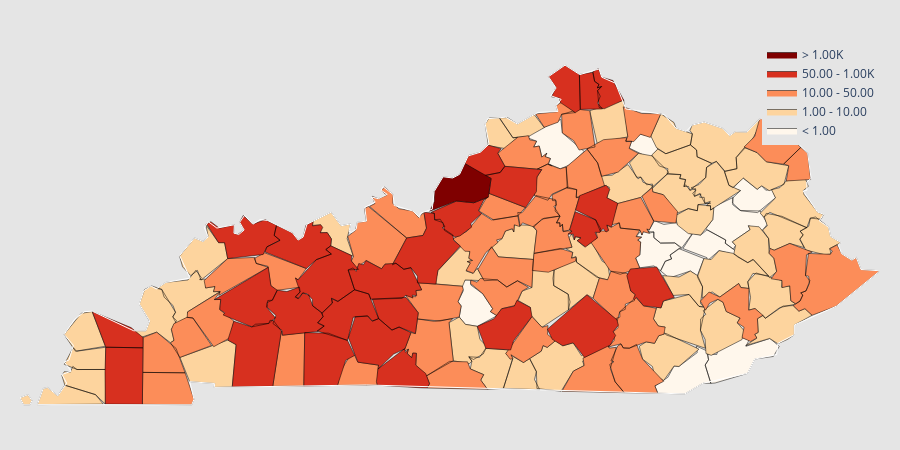

Notebook cell for this chart:
### Code cell
fig = go.Figure()
colorscale = ["#fff7ec","#fdd49e","#fc8d59","#d7301f","#7f0000"]

fig = ff.create_choropleth(fips=state_covid_df['FIPS'].to_list(), values=state_covid_df['Confirmed Count'].to_list(), 
                           scope=['KY'], binning_endpoints=[1, 10, 50, 1000],
                           colorscale=colorscale, show_hover=True,
                           plot_bgcolor='rgb(229,229,229)',
                           paper_bgcolor='rgb(229,229,229)',
                           county_outline={'color': 'rgb(0,0,0)', 'width': 0.5},
                           state_outline={'color': 'rgb(255,255,255)', 'width': 1},
                           exponent_format=True)
#fig.update_layout(template='seaborn')
fig.show()

### Figure 1 — Plotly figure (JSON) as saved in the notebook; plotly's stock layout.template omitted (floating-point values rounded to 4 significant figures; data arrays with more than 128 entries replaced by an {"elided": "..."} marker saying what was removed)
{"data": [{"fill": "toself", "fillcolor": "#fff7ec", "hoverinfo": "none", "line": {"color": "rgb(0,0,0)", "width": 0.5}, "mode": "lines", "name": "< 1.00", "type": "scatter", "x": {"elided": "165 float values"}, "y": {"elided": "165 float values"}}, {"fill": "toself", "fillcolor": "#fdd49e", "hoverinfo": "none", "line": {"color": "rgb(0,0,0)", "width": 0.5}, "mode": "lines", "name": "1.00 - 10.00", "type": "scatter", "x": {"elided": "598 float values"}, "y": {"elided": "598 float values"}}, {"fill": "toself", "fillcolor": "#fc8d59", "hoverinfo": "none", "line": {"color": "rgb(0,0,0)", "width": 0.5}, "mode": "lines", "name": "10.00 - 50.00", "type": "scatter", "x": {"elided": "565 float values"}, "y": {"elided": "565 float values"}}, {"fill": "toself", "fillcolor": "#d7301f", "hoverinfo": "none", "line": {"color": "rgb(0,0,0)", "width": 0.5}, "mode": "lines", "name": "50.00 - 1.00K", "type": "scatter", "x": {"elided": "395 float values"}, "y": {"elided": "395 float values"}}, {"fill": "toself", "fillcolor": "#7f0000", "hoverinfo": "none", "line": {"color": "rgb(0,0,0)", "width": 0.5}, "mode": "lines", "name": "> 1.00K", "type": "scatter", "x": [-85.95, -85.91, -85.91, -85.83, -85.74, -85.68, -85.64, -85.4, -85.43, -85.56, -85.71, -85.95, null], "y": [38.01, 38.09, 38.16, 38.28, 38.27, 38.3, 38.38, 38.26, 38.12, 38.07, 38.09, 38.01, null]}, {"hoverinfo": "text", "legendgroup": "centroids", "marker": {"color": "white", "opacity": 0}, "mode": "markers", "name": "US Counties", "selected": {"marker": {"color": "white", "opacity": 1, "size": 3}}, "showlegend": false, "text": ["County: Fulton<br>State: Kentucky<br>FIPS: 21075<br>Value: 4", "County: Fulton<br>State: Kentucky<br>FIPS: 21075<br>Value: 4", "County: Adair<br>State: Kentucky<br>FIPS: 21001<br>Value: 96", "County: Allen<br>State: Kentucky<br>FIPS: 21003<br>Value: 56", "County: Anderson<br>State: Kentucky<br>FIPS: 21005<br>Value: 15", "County: Ballard<br>State: Kentucky<br>FIPS: 21007<br>Value: 10", "County: Barren<br>State: Kentucky<br>FIPS: 21009<br>Value: 44", "County: Bath<br>State: Kentucky<br>FIPS: 21011<br>Value: 8", "County: Bell<br>State: Kentucky<br>FIPS: 21013<br>Value: 1", "County: Boone<br>State: Kentucky<br>FIPS: 21015<br>Value: 403", "County: Bourbon<br>State: Kentucky<br>FIPS: 21017<br>Value: 10", "County: Boyd<br>State: Kentucky<br>FIPS: 21019<br>Value: 39", "County: Boyle<br>State: Kentucky<br>FIPS: 21021<br>Value: 23", "County: Bracken<br>State: Kentucky<br>FIPS: 21023<br>Value: 11", "County: Breathitt<br>State: Kentucky<br>FIPS: 21025<br>Value: 3", "County: Breckinridge<br>State: Kentucky<br>FIPS: 21027<br>Value: 17", "County: Bullitt<br>State: Kentucky<br>FIPS: 21029<br>Value: 109", "County: Butler<br>State: Kentucky<br>FIPS: 21031<br>Value: 226", "County: Caldwell<br>State: Kentucky<br>FIPS: 21033<br>Value: 12", "County: Calloway<br>State: Kentucky<br>FIPS: 21035<br>Value: 48", "County: Campbell<br>State: Kentucky<br>FIPS: 21037<br>Value: 150", "County: Carlisle<br>State: Kentucky<br>FIPS: 21039<br>Value: 5", "County: Carroll<br>State: Kentucky<br>FIPS: 21041<br>Value: 7", "County: Carter<br>State: Kentucky<br>FIPS: 21043<br>Value: 9", "County: Casey<br>State: Kentucky<br>FIPS: 21045<br>Value: 2", "County: Christian<br>State: Kentucky<br>FIPS: 21047<br>Value: 106", "County: Clark<br>State: Kentucky<br>FIPS: 21049<br>Value: 38", "County: Clay<br>State: Kentucky<br>FIPS: 21051<br>Value: 7", "County: Clinton<br>State: Kentucky<br>FIPS: 21053<br>Value: 3", "County: Crittenden<br>State: Kentucky<br>FIPS: 21055<br>Value: 5", "County: Cumberland<br>State: Kentucky<br>FIPS: 21057<br>Value: 5", "County: Daviess<br>State: Kentucky<br>FIPS: 21059<br>Value: 312", "County: Edmonson<br>State: Kentucky<br>FIPS: 21061<br>Value: 56", "County: Elliott<br>State: Kentucky<br>FIPS: 21063<br>Value: 1", "County: Estill<br>State: Kentucky<br>FIPS: 21065<br>Value: 0", "County: Fayette<br>State: Kentucky<br>FIPS: 21067<br>Value: 650", "County: Fleming<br>State: Kentucky<br>FIPS: 21069<br>Value: 3", "County: Floyd<br>State: Kentucky<br>FIPS: 21071<br>Value: 16", "County: Franklin<br>State: Kentucky<br>FIPS: 21073<br>Value: 25", "County: Gallatin<br>State: Kentucky<br>FIPS: 21077<br>Value: 12", "County: Garrard<br>State: Kentucky<br>FIPS: 21079<br>Value: 5", "County: Grant<br>State: Kentucky<br>FIPS: 21081<br>Value: 39", "County: Graves<br>State: Kentucky<br>FIPS: 21083<br>Value: 159", "County: Grayson<br>State: Kentucky<br>FIPS: 21085<br>Value: 124", "County: Green<br>State: Kentucky<br>FIPS: 21087<br>Value: 1", "County: Greenup<br>State: Kentucky<br>FIPS: 21089<br>Value: 14", "County: Hancock<br>State: Kentucky<br>FIPS: 21091<br>Value: 7", "County: Hardin<br>State: Kentucky<br>FIPS: 21093<br>Value: 98", "County: Harlan<br>State: Kentucky<br>FIPS: 21095<br>Value: 1", "County: Harrison<br>State: Kentucky<br>FIPS: 21097<br>Value: 18", "County: Hart<br>State: Kentucky<br>FIPS: 21099<br>Value: 21", "County: Henderson<br>State: Kentucky<br>FIPS: 21101<br>Value: 103", "County: Henry<br>State: Kentucky<br>FIPS: 21103<br>Value: 19", "County: Hickman<br>State: Kentucky<br>FIPS: 21105<br>Value: 5", "County: Hopkins<br>State: Kentucky<br>FIPS: 21107<br>Value: 219", "County: Jackson<br>State: Kentucky<br>FIPS: 21109<br>Value: 61", "County: Jefferson<br>State: Kentucky<br>FIPS: 21111<br>Value: 2253", "County: Jessamine<br>State: Kentucky<br>FIPS: 21113<br>Value: 56", "County: Johnson<br>State: Kentucky<br>FIPS: 21115<br>Value: 5", "County: Kenton<br>State: Kentucky<br>FIPS: 21117<br>Value: 541", "County: Knott<br>State: Kentucky<br>FIPS: 21119<br>Value: 4", "County: Knox<br>State: Kentucky<br>FIPS: 21121<br>Value: 8", "County: Larue<br>State: Kentucky<br>FIPS: 21123<br>Value: 7", "County: Laurel<br>State: Kentucky<br>FIPS: 21125<br>Value: 21", "County: Lawrence<br>State: Kentucky<br>FIPS: 21127<br>Value: 2", "County: Lee<br>State: Kentucky<br>FIPS: 21129<br>Value: 0", "County: Leslie<br>State: Kentucky<br>FIPS: 21131<br>Value: 6", "County: Letcher<br>State: Kentucky<br>FIPS: 21133<br>Value: 4", "County: Lewis<br>State: Kentucky<br>FIPS: 21135<br>Value: 7", "County: Lincoln<br>State: Kentucky<br>FIPS: 21137<br>Value: 8", "County: Livingston<br>State: Kentucky<br>FIPS: 21139<br>Value: 9", "County: Logan<br>State: Kentucky<br>FIPS: 21141<br>Value: 125", "County: Lyon<br>State: Kentucky<br>FIPS: 21143<br>Value: 14", "County: McCracken<br>State: Kentucky<br>FIPS: 21145<br>Value: 89", "County: McCreary<br>State: Kentucky<br>FIPS: 21147<br>Value: 13", "County: McLean<br>State: Kentucky<br>FIPS: 21149<br>Value: 22", "County: Madison<br>State: Kentucky<br>FIPS: 21151<br>Value: 47", "County: Magoffin<br>State: Kentucky<br>FIPS: 21153<br>Value: 2", "County: Marion<br>State: Kentucky<br>FIPS: 21155<br>Value: 19", "County: Marshall<br>State: Kentucky<br>FIPS: 21157<br>Value: 37", "County: Martin<br>State: Kentucky<br>FIPS: 21159<br>Value: 3", "County: Mason<br>State: Kentucky<br>FIPS: 21161<br>Value: 8", "County: Meade<br>State: Kentucky<br>FIPS: 21163<br>Value: 21", "County: Menifee<br>State: Kentucky<br>FIPS: 21165<br>Value: 10", "County: Mercer<br>State: Kentucky<br>FIPS: 21167<br>Value: 13", "County: Metcalfe<br>State: Kentucky<br>FIPS: 21169<br>Value: 4", "County: Monroe<br>State: Kentucky<br>FIPS: 21171<br>Value: 16", "County: Montgomery<br>State: Kentucky<br>FIPS: 21173<br>Value: 22", "County: Morgan<br>State: Kentucky<br>FIPS: 21175<br>Value: 1", "County: Muhlenberg<br>State: Kentucky<br>FIPS: 21177<br>Value: 475", "County: Nelson<br>State: Kentucky<br>FIPS: 21179<br>Value: 38", "County: Nicholas<br>State: Kentucky<br>FIPS: 21181<br>Value: 3", "County: Ohio<br>State: Kentucky<br>FIPS: 21183<br>Value: 138", "County: Oldham<br>State: Kentucky<br>FIPS: 21185<br>Value: 70", "County: Owen<br>State: Kentucky<br>FIPS: 21187<br>Value: 1", "County: Owsley<br>State: Kentucky<br>FIPS: 21189<br>Value: 2", "County: Pendleton<br>State: Kentucky<br>FIPS: 21191<br>Value: 8", "County: Perry<br>State: Kentucky<br>FIPS: 21193<br>Value: 19", "County: Pike<br>State: Kentucky<br>FIPS: 21195<br>Value: 28", "County: Powell<br>State: Kentucky<br>FIPS: 21197<br>Value: 1", "County: Pulaski<br>State: Kentucky<br>FIPS: 21199<br>Value: 56", "County: Robertson<br>State: Kentucky<br>FIPS: 21201<br>Value: 0", "County: Rockcastle<br>State: Kentucky<br>FIPS: 21203<br>Value: 13", "County: Rowan<br>State: Kentucky<br>FIPS: 21205<br>Value: 7", "County: Russell<br>State: Kentucky<br>FIPS: 21207<br>Value: 23", "County: Scott<br>State: Kentucky<br>FIPS: 21209<br>Value: 35", "County: Shelby<br>State: Kentucky<br>FIPS: 21211<br>Value: 138", "County: Simpson<br>State: Kentucky<br>FIPS: 21213<br>Value: 49", "County: Spencer<br>State: Kentucky<br>FIPS: 21215<br>Value: 17", "County: Taylor<br>State: Kentucky<br>FIPS: 21217<br>Value: 11", "County: Todd<br>State: Kentucky<br>FIPS: 21219<br>Value: 17", "County: Trigg<br>State: Kentucky<br>FIPS: 21221<br>Value: 10", "County: Trimble<br>State: Kentucky<br>FIPS: 21223<br>Value: 5", "County: Union<br>State: Kentucky<br>FIPS: 21225<br>Value: 10", "County: Warren<br>State: Kentucky<br>FIPS: 21227<br>Value: 950", "County: Washington<br>State: Kentucky<br>FIPS: 21229<br>Value: 6", "County: Wayne<br>State: Kentucky<br>FIPS: 21231<br>Value: 8", "County: Webster<br>State: Kentucky<br>FIPS: 21233<br>Value: 32", "County: Whitley<br>State: Kentucky<br>FIPS: 21235<br>Value: 13", "County: Wolfe<br>State: Kentucky<br>FIPS: 21237<br>Value: 1", "County: Woodford<br>State: Kentucky<br>FIPS: 21239<br>Value: 26"], "type": "scatter", "unselected": {"marker": {"opacity": 0}}, "x": [[-89.14], [-89.52], -85.28, -86.19, -84.99, -89.0, -85.93, -83.74, -83.67, -84.73, -84.22, -82.69, -84.87, -84.09, -83.32, -86.43, -85.7, -86.68, -87.87, -88.27, -84.38, -88.97, -85.12, -83.05, -84.93, -87.49, -84.15, -83.71, -85.14, -88.1, -85.39, -87.09, -86.24, -83.1, -83.96, -84.46, -83.7, -82.75, -84.88, -84.86, -84.54, -84.62, -88.65, -86.34, -85.55, -82.92, -86.78, -85.96, -83.22, -84.33, -85.88, -87.57, -85.12, -88.98, -87.54, -84.01, -85.66, -84.58, -82.83, -84.53, -82.95, -83.85, -85.7, -84.12, -82.73, -83.72, -83.38, -82.86, -83.38, -84.66, -88.35, -86.88, -88.08, -88.71, -84.48, -87.26, -84.28, -83.06, -85.27, -88.33, -82.51, -83.82, -86.22, -83.6, -84.87, -85.63, -85.72, -83.91, -83.26, -87.14, -85.47, -84.02, -86.85, -85.45, -84.83, -83.68, -84.36, -83.22, -82.4, -83.82, -84.58, -84.05, -84.32, -83.42, -85.06, -84.58, -85.19, -86.58, -85.33, -85.33, -87.18, -87.87, -85.34, -87.95, -86.42, -85.17, -84.83, -87.68, -84.15, -83.49, -84.74], "y": [[36.56], [36.54], 37.1, 36.75, 38.0, 37.06, 36.97, 38.14, 36.73, 38.97, 38.21, 38.36, 37.62, 38.69, 37.52, 37.77, 37.97, 37.21, 37.15, 36.62, 38.95, 36.85, 38.67, 38.32, 37.32, 36.89, 37.97, 37.16, 36.73, 37.35, 36.79, 37.73, 37.21, 38.12, 37.69, 38.04, 38.37, 37.56, 38.24, 38.76, 37.64, 38.65, 36.72, 37.46, 37.26, 38.55, 37.84, 37.7, 36.86, 38.44, 37.3, 37.8, 38.45, 36.68, 37.31, 37.42, 38.19, 37.87, 37.85, 38.93, 37.35, 36.89, 37.55, 37.11, 38.07, 37.59, 37.09, 37.12, 38.53, 37.46, 37.21, 36.86, 37.02, 37.05, 36.74, 37.53, 37.72, 37.71, 37.55, 36.88, 37.8, 38.6, 37.97, 37.94, 37.81, 36.99, 36.71, 38.03, 37.92, 37.22, 37.81, 38.34, 37.48, 38.4, 38.52, 37.42, 38.7, 37.24, 37.47, 37.83, 37.1, 38.52, 37.37, 38.2, 36.99, 38.29, 38.22, 36.74, 38.03, 37.37, 36.84, 36.81, 38.61, 37.66, 36.99, 37.75, 36.8, 37.52, 36.76, 37.74, 38.04]}, {"hoverinfo": "text", "legendgroup": "States", "line": {"color": "rgb(255,255,255)", "width": 1}, "mode": "lines", "showlegend": false, "type": "scatter", "x": {"elided": "144 float values"}, "y": {"elided": "144 float values"}}], "layout": {"annotations": [{"showarrow": false, "text": "<b></b>", "x": 1, "xanchor": "right", "xref": "paper", "y": 1.05, "yref": "paper"}], "dragmode": "select", "height": 450, "hovermode": "closest", "legend": {"traceorder": "reversed", "x": 1, "xanchor": "right", "y": 1, "yanchor": "top"}, "margin": {"b": 20, "l": 20, "r": 20, "t": 40}, "paper_bgcolor": "rgb(229,229,229)", "plot_bgcolor": "rgb(229,229,229)", "width": 900, "xaxis": {"autorange": false, "fixedrange": true, "range": [-89.57, -81.96], "showgrid": false, "showticklabels": false, "zeroline": false}, "yaxis": {"autorange": false, "fixedrange": true, "range": [36.3, 39.34], "showgrid": false, "showticklabels": false, "zeroline": false}}}
